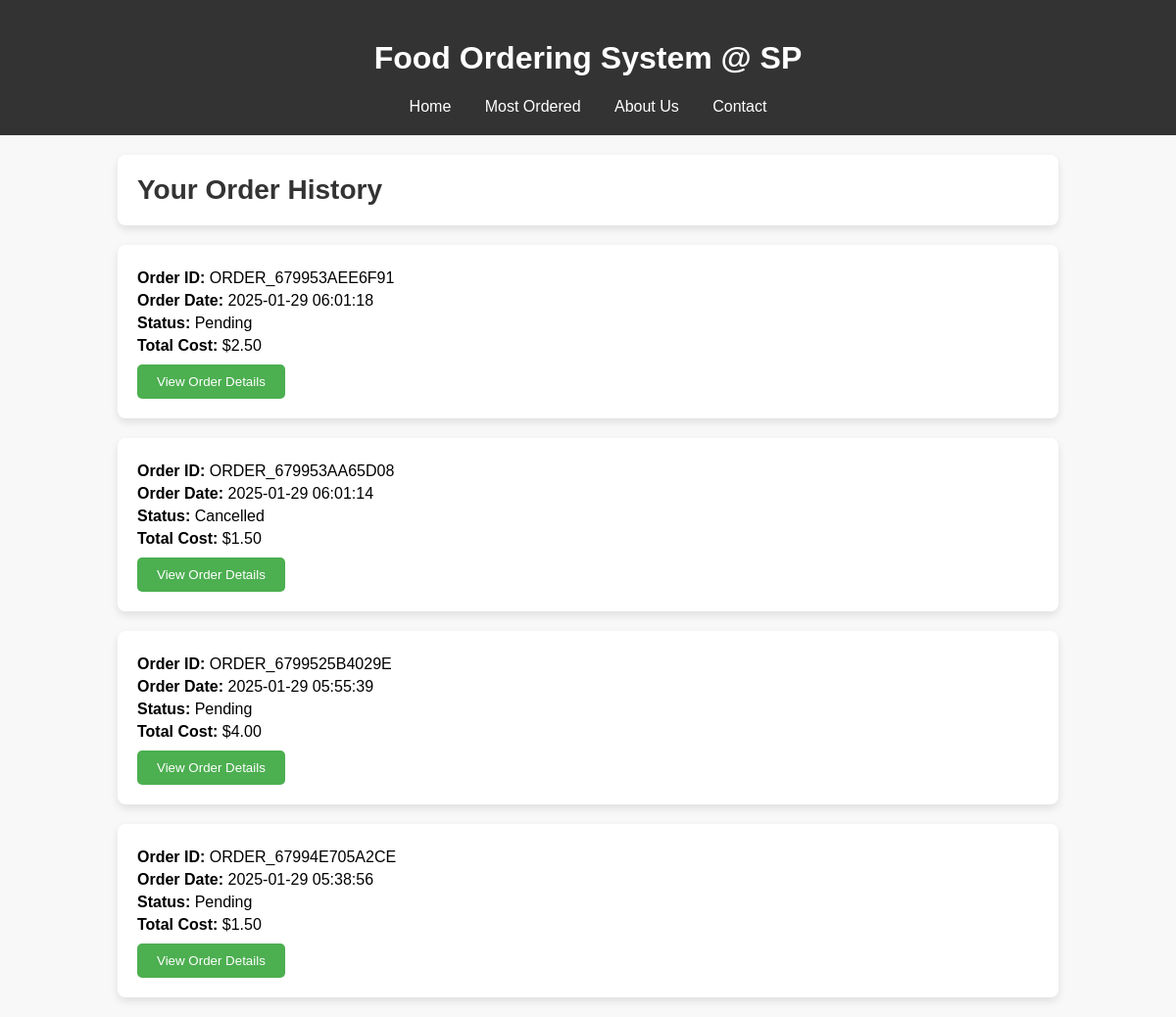
Page /Client/OrderHistory.php (signed in) on the earlier database version.
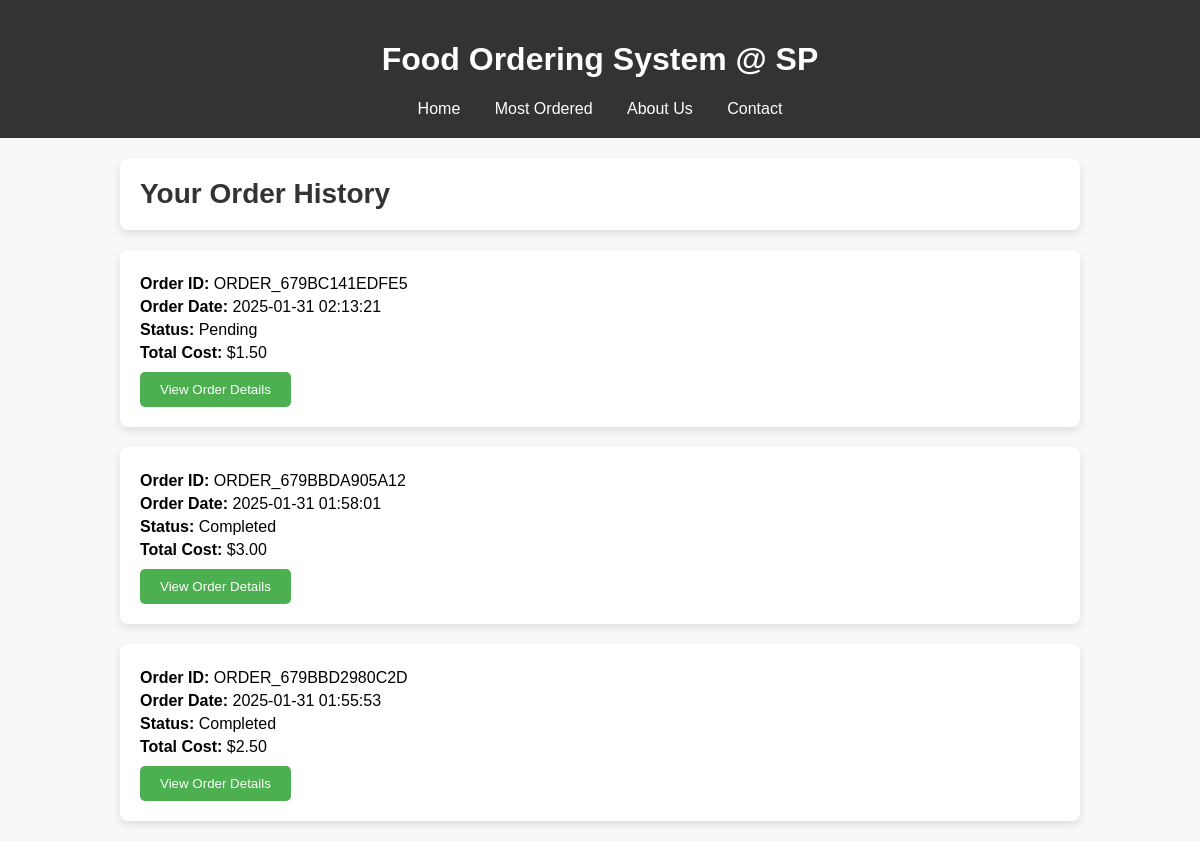
Same page on the later database version.
### tables this page shows
CREATE TABLE `orders` (
  `order_id` int(11) NOT NULL,
  `user_id` int(11) NOT NULL,
  `total_amount` decimal(10,2) NOT NULL,
  `status` enum('Pending','Completed','Cancelled') DEFAULT 'Pending',
  `payment_method` varchar(50) NOT NULL,
  `order_date` datetime DEFAULT current_timestamp(),
  `tracking_id` varchar(255) NOT NULL,
  `reason` varchar(255) DEFAULT NULL
);

### Client/OrderHistory.php (the view, shortened to what this page needs)
<?php
include $_SERVER['DOCUMENT_ROOT'] . '/projectCSAD/Scripts/common.php';
include $_SERVER['DOCUMENT_ROOT'] . '/projectCSAD/Scripts/Account.php';
echo $main_head;
$user_id = $_SESSION['user_id'];
$query = "SELECT * FROM orders WHERE user_id = ? ORDER BY order_date DESC";
$stmt = $conn->prepare($query);
$stmt->bind_param("i", $user_id);
$stmt->execute();
$result = $stmt->get_result();
$orders = $result->fetch_all(MYSQLI_ASSOC);
?>
<!DOCTYPE html>
<html lang="en">
<head>
</head>
<body>
<div class="container">
    <div class="order-header">
        <h2>Your Order History</h2>
    </div>
    <?php if (count($orders) > 0): ?>
        <?php foreach ($orders as $order): ?>
            <div class="order">
                <div class="order-details">
                    <p><strong>Order ID:</strong> <?php echo htmlspecialchars($order['tracking_id']); ?></p>
                    <p><strong>Order Date:</strong> <?php echo htmlspecialchars($order['order_date']); ?></p>
                    <p><strong>Status:</strong> <?php echo htmlspecialchars($order['status']); ?></p>
                    <p><strong>Total Cost:</strong> $<?php echo number_format($order['total_amount'], 2); ?></p>
                </div>
                <button class="button" onclick="showOrderDetails(<?php echo $order['order_id']; ?>)">View Order Details</button>
            </div>
        <?php endforeach; ?>
    <?php else: ?>
        <p>You have no past orders yet.</p>
    <?php endif; ?>
</div>
</body>
</html>

Differences in the rows shown:
removed orders: tracking "ORDER_679953AEE6F91", order_date "2025-01-29 06:01:18", status "Pending", total_amount "2.50"
removed orders: tracking "ORDER_679953AA65D08", order_date "2025-01-29 06:01:14", status "Cancelled", total_amount "1.50"
removed orders: tracking "ORDER_6799525B4029E", order_date "2025-01-29 05:55:39", status "Pending", total_amount "4.00"
removed orders: tracking "ORDER_67994E705A2CE", order_date "2025-01-29 05:38:56", status "Pending", total_amount "1.50"
added orders: tracking "ORDER_679BC141EDFE5", order_date "2025-01-31 02:13:21", status "Pending", total_amount "1.50"
added orders: tracking "ORDER_679BBDA905A12", order_date "2025-01-31 01:58:01", status "Completed", total_amount "3.00"
added orders: tracking "ORDER_679BBD2980C2D", order_date "2025-01-31 01:55:53", status "Completed", total_amount "2.50"
